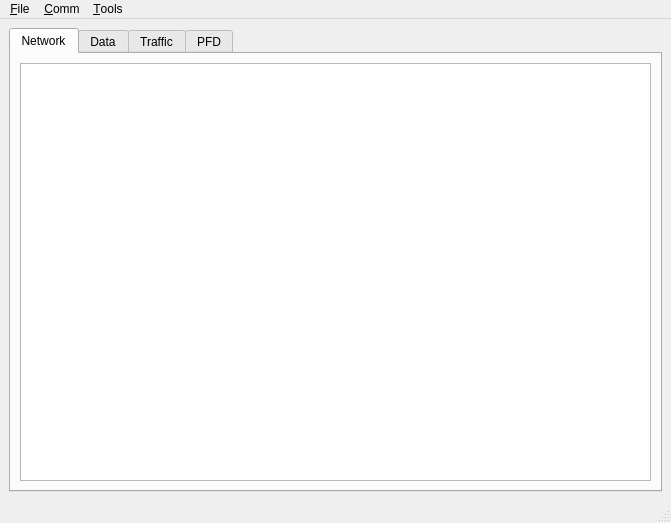
<?xml version="1.0" encoding="UTF-8"?>
<ui version="4.0">
 <class>MainWindow</class>
 <widget class="QMainWindow" name="MainWindow">
  <property name="geometry">
   <rect>
    <x>0</x>
    <y>0</y>
    <width>671</width>
    <height>523</height>
   </rect>
  </property>
  <property name="windowTitle">
   <string>CAN-FIX Configuration Utility</string>
  </property>
  <widget class="QWidget" name="centralwidget">
   <layout class="QVBoxLayout" name="verticalLayout">
    <item>
     <widget class="QTabWidget" name="tabWidget">
      <property name="currentIndex">
       <number>0</number>
      </property>
      <widget class="QWidget" name="tabNetwork">
       <attribute name="title">
        <string>Network</string>
       </attribute>
       <layout class="QHBoxLayout" name="horizontalLayout_3">
        <item>
         <widget class="QTreeView" name="viewNetwork"/>
        </item>
       </layout>
      </widget>
      <widget class="QWidget" name="tabData">
       <attribute name="title">
        <string>Data</string>
       </attribute>
       <layout class="QHBoxLayout" name="horizontalLayout_2">
        <item>
         <widget class="QTableView" name="tableData">
          <property name="selectionMode">
           <enum>QAbstractItemView::SingleSelection</enum>
          </property>
          <property name="selectionBehavior">
           <enum>QAbstractItemView::SelectRows</enum>
          </property>
         </widget>
        </item>
       </layout>
      </widget>
      <widget class="QWidget" name="tabTraffic">
       <property name="layoutDirection">
        <enum>Qt::LeftToRight</enum>
       </property>
       <attribute name="title">
        <string>Traffic</string>
       </attribute>
       <layout class="QVBoxLayout" name="verticalLayout_2">
        <item>
         <widget class="QPlainTextEdit" name="textTraffic"/>
        </item>
        <item>
         <layout class="QHBoxLayout" name="horizontalLayout">
          <item>
           <spacer name="horizontalSpacer">
            <property name="orientation">
             <enum>Qt::Horizontal</enum>
            </property>
            <property name="sizeHint" stdset="0">
             <size>
              <width>40</width>
              <height>20</height>
             </size>
            </property>
           </spacer>
          </item>
          <item>
           <widget class="QCheckBox" name="checkRaw">
            <property name="text">
             <string>Raw</string>
            </property>
            <property name="checked">
             <bool>true</bool>
            </property>
           </widget>
          </item>
          <item>
           <widget class="QPushButton" name="buttonStart">
            <property name="text">
             <string>Start</string>
            </property>
           </widget>
          </item>
          <item>
           <widget class="QPushButton" name="buttonStop">
            <property name="enabled">
             <bool>false</bool>
            </property>
            <property name="text">
             <string>Stop</string>
            </property>
           </widget>
          </item>
          <item>
           <widget class="QPushButton" name="buttonClear">
            <property name="text">
             <string>Clear</string>
            </property>
           </widget>
          </item>
         </layout>
        </item>
       </layout>
      </widget>
      <widget class="QWidget" name="tabPFD">
       <attribute name="title">
        <string>PFD</string>
       </attribute>
       <layout class="QHBoxLayout" name="horizontalLayout_5">
        <item>
         <widget class="QGraphicsView" name="gviewPFD"/>
        </item>
       </layout>
      </widget>
     </widget>
    </item>
   </layout>
  </widget>
  <widget class="QMenuBar" name="menubar">
   <property name="geometry">
    <rect>
     <x>0</x>
     <y>0</y>
     <width>671</width>
     <height>21</height>
    </rect>
   </property>
   <widget class="QMenu" name="menuComm">
    <property name="title">
     <string>&amp;Comm</string>
    </property>
    <addaction name="actionConnect"/>
    <addaction name="actionDisconnect"/>
   </widget>
   <widget class="QMenu" name="menuFile">
    <property name="title">
     <string>&amp;File</string>
    </property>
    <addaction name="actionExit"/>
   </widget>
   <widget class="QMenu" name="menu_Tools">
    <property name="title">
     <string>&amp;Tools</string>
    </property>
    <addaction name="actionLoad_Firmware"/>
   </widget>
   <addaction name="menuFile"/>
   <addaction name="menuComm"/>
   <addaction name="menu_Tools"/>
  </widget>
  <widget class="QStatusBar" name="statusbar"/>
  <action name="actionConnect">
   <property name="text">
    <string>Connect...</string>
   </property>
   <property name="shortcut">
    <string>Meta+C</string>
   </property>
  </action>
  <action name="actionDisconnect">
   <property name="enabled">
    <bool>false</bool>
   </property>
   <property name="text">
    <string>Disconnect</string>
   </property>
   <property name="shortcut">
    <string>Meta+D</string>
   </property>
  </action>
  <action name="actionNew">
   <property name="text">
    <string>New</string>
   </property>
  </action>
  <action name="actionOpen">
   <property name="text">
    <string>Open...</string>
   </property>
  </action>
  <action name="actionSave">
   <property name="text">
    <string>Save</string>
   </property>
  </action>
  <action name="actionSave_As">
   <property name="text">
    <string>Save As...</string>
   </property>
  </action>
  <action name="actionExit">
   <property name="text">
    <string>Exit</string>
   </property>
   <property name="shortcut">
    <string>Ctrl+Q</string>
   </property>
  </action>
  <action name="actionLoad_Firmware">
   <property name="text">
    <string>Load &amp;Firmware</string>
   </property>
   <property name="shortcut">
    <string>Ctrl+Alt+F</string>
   </property>
  </action>
 </widget>
 <resources/>
 <connections>
  <connection>
   <sender>actionConnect</sender>
   <signal>triggered()</signal>
   <receiver>MainWindow</receiver>
   <slot>connect()</slot>
   <hints>
    <hint type="sourcelabel">
     <x>-1</x>
     <y>-1</y>
    </hint>
    <hint type="destinationlabel">
     <x>335</x>
     <y>263</y>
    </hint>
   </hints>
  </connection>
  <connection>
   <sender>actionExit</sender>
   <signal>triggered()</signal>
   <receiver>MainWindow</receiver>
   <slot>close()</slot>
   <hints>
    <hint type="sourcelabel">
     <x>-1</x>
     <y>-1</y>
    </hint>
    <hint type="destinationlabel">
     <x>335</x>
     <y>263</y>
    </hint>
   </hints>
  </connection>
  <connection>
   <sender>tableData</sender>
   <signal>doubleClicked(QModelIndex)</signal>
   <receiver>MainWindow</receiver>
   <slot>dataEdit(QModelIndex)</slot>
   <hints>
    <hint type="sourcelabel">
     <x>103</x>
     <y>75</y>
    </hint>
    <hint type="destinationlabel">
     <x>667</x>
     <y>27</y>
    </hint>
   </hints>
  </connection>
  <connection>
   <sender>actionLoad_Firmware</sender>
   <signal>triggered()</signal>
   <receiver>MainWindow</receiver>
   <slot>loadFirmware()</slot>
   <hints>
    <hint type="sourcelabel">
     <x>-1</x>
     <y>-1</y>
    </hint>
    <hint type="destinationlabel">
     <x>335</x>
     <y>263</y>
    </hint>
   </hints>
  </connection>
  <connection>
   <sender>actionDisconnect</sender>
   <signal>triggered()</signal>
   <receiver>MainWindow</receiver>
   <slot>disconnect()</slot>
   <hints>
    <hint type="sourcelabel">
     <x>-1</x>
     <y>-1</y>
    </hint>
    <hint type="destinationlabel">
     <x>335</x>
     <y>263</y>
    </hint>
   </hints>
  </connection>
  <connection>
   <sender>viewNetwork</sender>
   <signal>clicked(QModelIndex)</signal>
   <receiver>MainWindow</receiver>
   <slot>networkClicked(QModelIndex)</slot>
   <hints>
    <hint type="sourcelabel">
     <x>150</x>
     <y>141</y>
    </hint>
    <hint type="destinationlabel">
     <x>273</x>
     <y>-14</y>
    </hint>
   </hints>
  </connection>
  <connection>
   <sender>buttonClear</sender>
   <signal>clicked()</signal>
   <receiver>textTraffic</receiver>
   <slot>clear()</slot>
   <hints>
    <hint type="sourcelabel">
     <x>621</x>
     <y>471</y>
    </hint>
    <hint type="destinationlabel">
     <x>103</x>
     <y>62</y>
    </hint>
   </hints>
  </connection>
  <connection>
   <sender>buttonStart</sender>
   <signal>clicked()</signal>
   <receiver>MainWindow</receiver>
   <slot>trafficStart()</slot>
   <hints>
    <hint type="sourcelabel">
     <x>507</x>
     <y>471</y>
    </hint>
    <hint type="destinationlabel">
     <x>484</x>
     <y>22</y>
    </hint>
   </hints>
  </connection>
  <connection>
   <sender>buttonStop</sender>
   <signal>clicked()</signal>
   <receiver>MainWindow</receiver>
   <slot>trafficStop()</slot>
   <hints>
    <hint type="sourcelabel">
     <x>564</x>
     <y>471</y>
    </hint>
    <hint type="destinationlabel">
     <x>564</x>
     <y>22</y>
    </hint>
   </hints>
  </connection>
  <connection>
   <sender>viewNetwork</sender>
   <signal>expanded(QModelIndex)</signal>
   <receiver>MainWindow</receiver>
   <slot>networkExpanded(QModelIndex)</slot>
   <hints>
    <hint type="sourcelabel">
     <x>335</x>
     <y>271</y>
    </hint>
    <hint type="destinationlabel">
     <x>335</x>
     <y>261</y>
    </hint>
   </hints>
  </connection>
  <connection>
   <sender>viewNetwork</sender>
   <signal>doubleClicked(QModelIndex)</signal>
   <receiver>MainWindow</receiver>
   <slot>networkDblClicked(QModelIndex)</slot>
   <hints>
    <hint type="sourcelabel">
     <x>335</x>
     <y>271</y>
    </hint>
    <hint type="destinationlabel">
     <x>335</x>
     <y>261</y>
    </hint>
   </hints>
  </connection>
  <connection>
   <sender>viewNetwork</sender>
   <signal>customContextMenuRequested(QPoint)</signal>
   <receiver>MainWindow</receiver>
   <slot>networkContextMenu(QPoint)</slot>
   <hints>
    <hint type="sourcelabel">
     <x>449</x>
     <y>239</y>
    </hint>
    <hint type="destinationlabel">
     <x>524</x>
     <y>-10</y>
    </hint>
   </hints>
  </connection>
  <connection>
   <sender>viewNetwork</sender>
   <signal>collapsed(QModelIndex)</signal>
   <receiver>MainWindow</receiver>
   <slot>networkCollapsed(QModelIndex)</slot>
   <hints>
    <hint type="sourcelabel">
     <x>482</x>
     <y>242</y>
    </hint>
    <hint type="destinationlabel">
     <x>484</x>
     <y>-15</y>
    </hint>
   </hints>
  </connection>
 </connections>
 <slots>
  <slot>connect()</slot>
  <slot>networkClicked(QModelIndex)</slot>
  <slot>dataEdit(QModelIndex)</slot>
  <slot>loadFirmware()</slot>
  <slot>disconnect()</slot>
  <slot>trafficStart()</slot>
  <slot>trafficStop()</slot>
  <slot>networkExpanded(QModelIndex)</slot>
  <slot>networkDblClicked(QModelIndex)</slot>
  <slot>networkContextMenu(QPoint)</slot>
  <slot>networkCollapsed(QModelIndex)</slot>
 </slots>
</ui>
